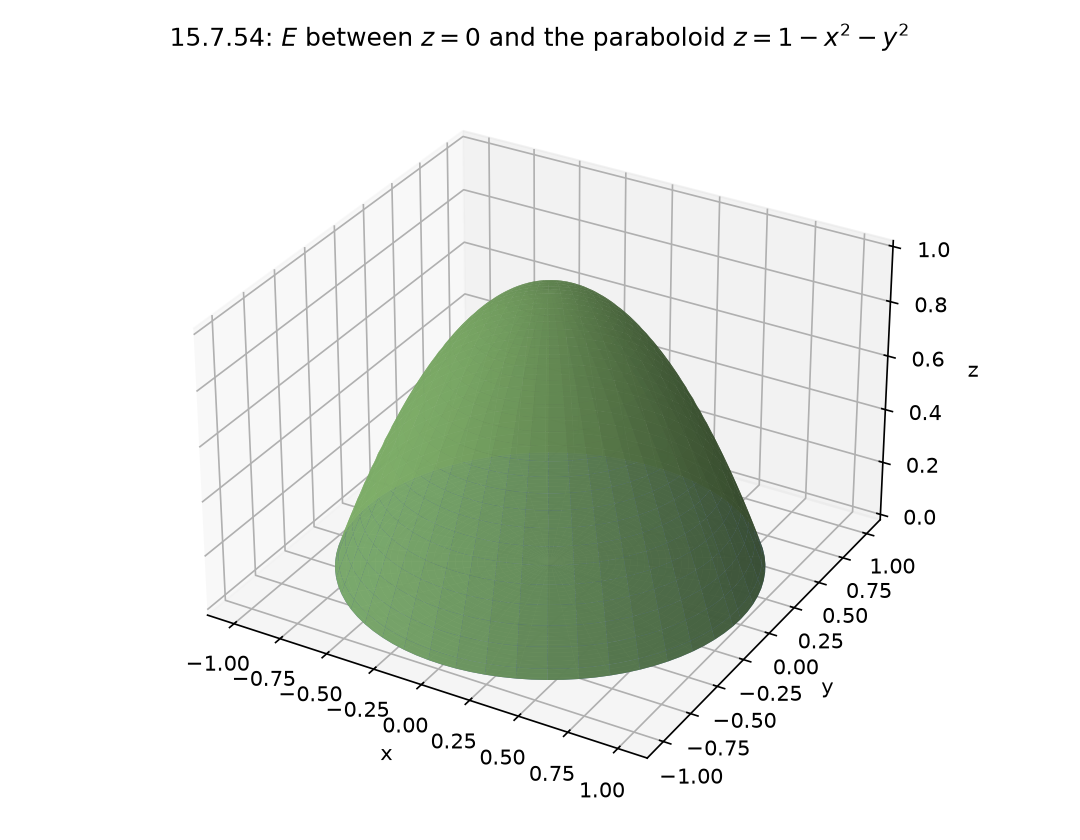

Reproduce this figure in Python.
"""3D sketch of the solid E for problem 15.7.54.

E is the region under the paraboloid z = 1 - x^2 - y^2 (vertex (0,0,1),
meets z = 0 at the unit circle) and above the plane z = 0.
"""
import numpy as np
import matplotlib
matplotlib.use("Agg")
import matplotlib.pyplot as plt
from mpl_toolkits.mplot3d import Axes3D  # noqa: F401

fig = plt.figure(figsize=(7.2, 5.6))
ax = fig.add_subplot(111, projection="3d")

rp, tp = np.meshgrid(np.linspace(0, 1, 60), np.linspace(0, 2 * np.pi, 90))
xp = rp * np.cos(tp)
yp = rp * np.sin(tp)
zp = 1 - rp**2
ax.plot_surface(xp, yp, zp, color="#7fb069", alpha=0.9, rstride=2, cstride=2)

# base disk in the plane z = 0
xb = rp * np.cos(tp)
yb = rp * np.sin(tp)
zb = np.zeros_like(xp)
ax.plot_surface(xb, yb, zb, color="#4a6fa5", alpha=0.85)

ax.set_xlabel("x")
ax.set_ylabel("y")
ax.set_zlabel("z")
ax.set_title(rf"15.7.54: $E$ between $z=0$ and the paraboloid $z=1-x^2-y^2$")
ax.set_box_aspect((2.0, 2.0, 1.3))
fig.tight_layout()
fig.savefig("calculus-15.7.54/solution/part1_figure1.png", dpi=150)
print("saved figure 1")
